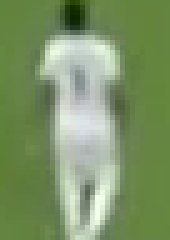
#> input picture references/fi_056d8a0e29b0_whitevsred/team_a.png, 34 x 48 px (shown 5 times larger)
$ python -i automatic_field_detector.py   (imports and definitions only)
#> lines starting #> are read from the running program, lines starting #| are printed output that depends on the picture; after the words box and inside, x2 and y2 are one past the last pixel; in counts of white or black regions, pixels touching at a corner belong together
#> further down, picture is the input picture: shape (48, 34, 3); mean B, G, R 103.2, 148.7, 125.2

import cv2
import numpy as np


class AutomaticFieldDetector:
    """
    Lightweight automatic football pitch-line detector.

    Features:
    - Detects green playing surface
    - Detects candidate white pitch markings
    - Uses Hough Line Transform
    - Processes frames at reduced resolution
    - Draws cyan pitch-line overlays
    - Compatible with FootballIQ process_video.py

    Note:
    This detects candidate pitch markings, not
    a fully calibrated pitch boundary.
    """

    def __init__(self, max_width=640):
        self.max_width = max_width

    # ==========================================
    # DETECT PITCH LINES
    # ==========================================

    def detect(self, frame):

        if frame is None or frame.size == 0:
            return [], None

        original_height, original_width = frame.shape[:2]
#> original_height = 48; original_width = 34

        # --------------------------------------
        # RESIZE FOR LOWER CPU / RAM USAGE
        # --------------------------------------

        scale = min(
            1.0,
            self.max_width / original_width,
        )
#> scale = 1

        small_width = max(
            1,
            int(original_width * scale),
        )
#> small_width = 34

        small_height = max(
            1,
            int(original_height * scale),
        )
#> small_height = 48

        if scale < 1.0:

            small_frame = cv2.resize(
                frame,
                (small_width, small_height),
                interpolation=cv2.INTER_AREA,
            )

        else:
            small_frame = frame

        # --------------------------------------
        # CONVERT IMAGE TO HSV
        # --------------------------------------

        hsv = cv2.cvtColor(
            small_frame,
            cv2.COLOR_BGR2HSV,
        )
#> hsv: shape (48, 34, 3); mean H, S, V 49.6, 88.9, 148.8

        # --------------------------------------
        # DETECT GREEN GRASS
        # --------------------------------------

        lower_green = np.array(
            [25, 35, 35],
            dtype=np.uint8,
        )

        upper_green = np.array(
            [100, 255, 255],
            dtype=np.uint8,
        )

        grass_mask = cv2.inRange(
            hsv,
            lower_green,
            upper_green,
        )
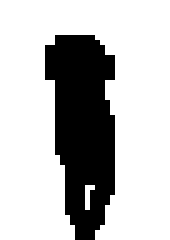
#> grass_mask: shape (48, 34) (shown 5 times larger); 74.4% white; 1 black region, box (x1, y1, x2, y2) and area: (9, 7, 23, 48) 417

        # Remove small gaps in grass detection.
        grass_kernel = cv2.getStructuringElement(
            cv2.MORPH_ELLIPSE,
            (5, 5),
        )

        grass_mask = cv2.morphologyEx(
            grass_mask,
            cv2.MORPH_CLOSE,
            grass_kernel,
        )
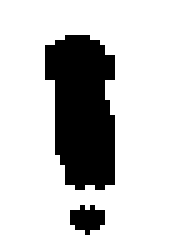
#> grass_mask: shape (48, 34) (shown 5 times larger); 77.2% white; 2 black regions, box (x1, y1, x2, y2) and area: (9, 7, 23, 38) 343, (14, 41, 21, 47) 29

        # Expand grass regions slightly so
        # white lines surrounded by grass
        # remain inside the detection area.
        grass_region = cv2.dilate(
            grass_mask,
            cv2.getStructuringElement(
                cv2.MORPH_RECT,
                (9, 9),
            ),
            iterations=1,
        )
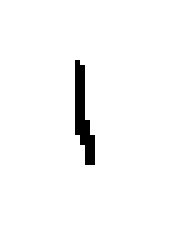
#> grass_region: shape (48, 34) (shown 5 times larger); 97.2% white; black in thin lines or dots, all inside (x1, y1, x2, y2) = (15, 12, 19, 33)

        # --------------------------------------
        # DETECT WHITE FIELD MARKINGS
        # --------------------------------------

        lower_white = np.array(
            [0, 0, 150],
            dtype=np.uint8,
        )

        upper_white = np.array(
            [179, 100, 255],
            dtype=np.uint8,
        )

        white_mask = cv2.inRange(
            hsv,
            lower_white,
            upper_white,
        )
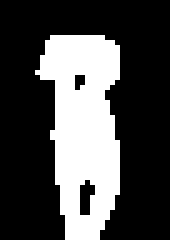
#> white_mask: shape (48, 34) (shown 5 times larger); 29.2% white; 1 white region, box (x1, y1, x2, y2) and area: (7, 7, 24, 48) 477

        # Keep white markings near grass.
        line_mask = cv2.bitwise_and(
            white_mask,
            grass_region,
        )
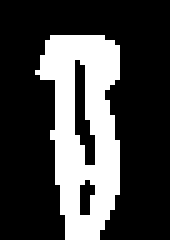
#> line_mask: shape (48, 34) (shown 5 times larger); 26.7% white; 1 white region, box (x1, y1, x2, y2) and area: (7, 7, 24, 48) 436

        # --------------------------------------
        # REMOVE SMALL NOISE
        # --------------------------------------

        noise_kernel = cv2.getStructuringElement(
            cv2.MORPH_RECT,
            (2, 2),
        )

        line_mask = cv2.morphologyEx(
            line_mask,
            cv2.MORPH_OPEN,
            noise_kernel,
        )
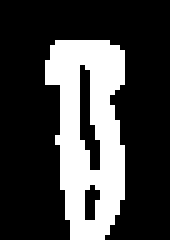
#> line_mask: shape (48, 34) (shown 5 times larger); 26.2% white; 1 white region, box (x1, y1, x2, y2) and area: (9, 8, 25, 48) 428

        # --------------------------------------
        # HOUGH LINE DETECTION
        # --------------------------------------

        detected_lines = cv2.HoughLinesP(
            line_mask,
            rho=1,
            theta=np.pi / 180,
            threshold=45,
            minLineLength=55,
            maxLineGap=20,
        )
#> detected_lines = None

        segments = []

        if detected_lines is None:
            return segments, line_mask

        # --------------------------------------
        # FIX ARRAY-SHAPE ERROR
        # --------------------------------------

        # HoughLinesP may return shape (N, 1, 4)
        # or (N, 4). Convert safely to (N, 4).
        lines = np.asarray(
            detected_lines
        ).reshape(-1, 4)

        # --------------------------------------
        # SCALE LINES TO ORIGINAL RESOLUTION
        # --------------------------------------

        scale_x = original_width / small_width
        scale_y = original_height / small_height

        for x1, y1, x2, y2 in lines:

            length = np.hypot(
                float(x2 - x1),
                float(y2 - y1),
            )

            # Ignore very short line segments.
            if length < 55:
                continue

            segments.append(
                (
                    int(x1 * scale_x),
                    int(y1 * scale_y),
                    int(x2 * scale_x),
                    int(y2 * scale_y),
                )
            )

        return segments, line_mask

    # ==========================================
    # DRAW DETECTED PITCH LINES
    # ==========================================

    def draw(self, frame, segments):
        """
        Draw candidate pitch markings in cyan.

        OpenCV uses BGR:
        (255, 255, 0) = Cyan
        """

        result = frame.copy()

        if not segments:
            return result

        for x1, y1, x2, y2 in segments:

            cv2.line(
                result,
                (int(x1), int(y1)),
                (int(x2), int(y2)),
                (255, 255, 0),
                2,
                cv2.LINE_AA,
            )

        return result

>>> import cv2
>>> picture = cv2.imread('../references/fi_056d8a0e29b0_whitevsred/team_a.png')
>>> result = AutomaticFieldDetector().detect(picture)
